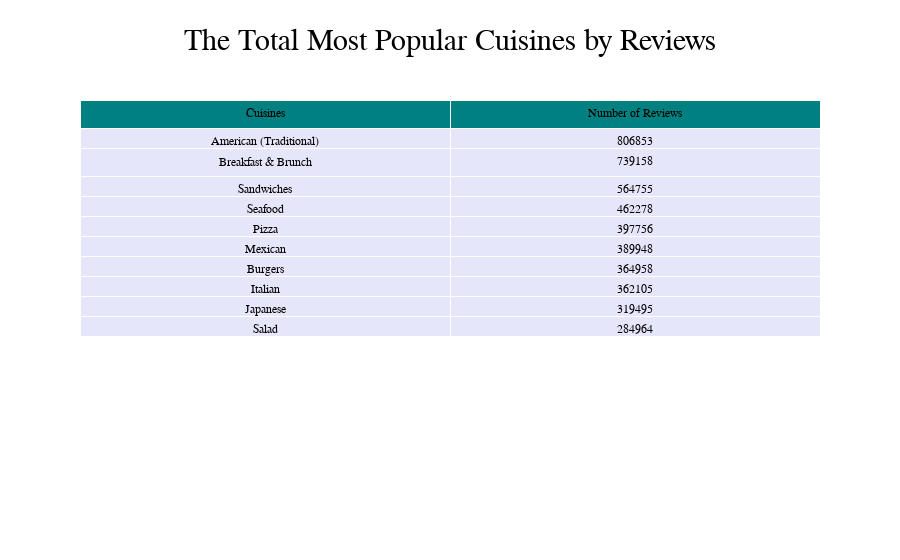

Notebook cell for this chart:
### Code cell
# generating the interactive table

fig = go.Figure(data=[go.Table(
    columnwidth = [5,5],
    header=dict(values=list(review_cuis.columns),
                fill_color='teal',
                align='center'),
    cells=dict(values=[review_cuis['Cuisines'], review_cuis['Number of Reviews']],
               fill_color='lavender',
               align='center'))
])
fig.update_layout(
    title_text = "The Total Most Popular Cuisines by Reviews",
    title_font_size=30,
    title_x=0.5,
    font_family="Times New Roman",
    font_color="black",
    title_font_family="Times New Roman",
    title_font_color="black"
)
fig.update_traces(cells_font=dict(size = 12))
fig.show()

### Figure 1 — Plotly figure (JSON) as saved in the notebook; plotly's stock layout.template omitted (floating-point values rounded to 4 significant figures)
{"data": [{"cells": {"align": "center", "fill": {"color": "lavender"}, "font": {"size": 12}, "values": [["American (Traditional)", "Breakfast & Brunch", "Sandwiches", "Seafood", "Pizza", "Mexican", "Burgers", "Italian", "Japanese", "Salad"], [806853, 739158, 564755, 462278, 397756, 389948, 364958, 362105, 319495, 284964]]}, "columnwidth": [5, 5], "header": {"align": "center", "fill": {"color": "teal"}, "values": ["Cuisines", "Number of Reviews"]}, "type": "table"}], "layout": {"font": {"color": "black", "family": "Times New Roman"}, "title": {"font": {"color": "black", "family": "Times New Roman", "size": 30}, "text": "The Total Most Popular Cuisines by Reviews", "x": 0.5}}}
